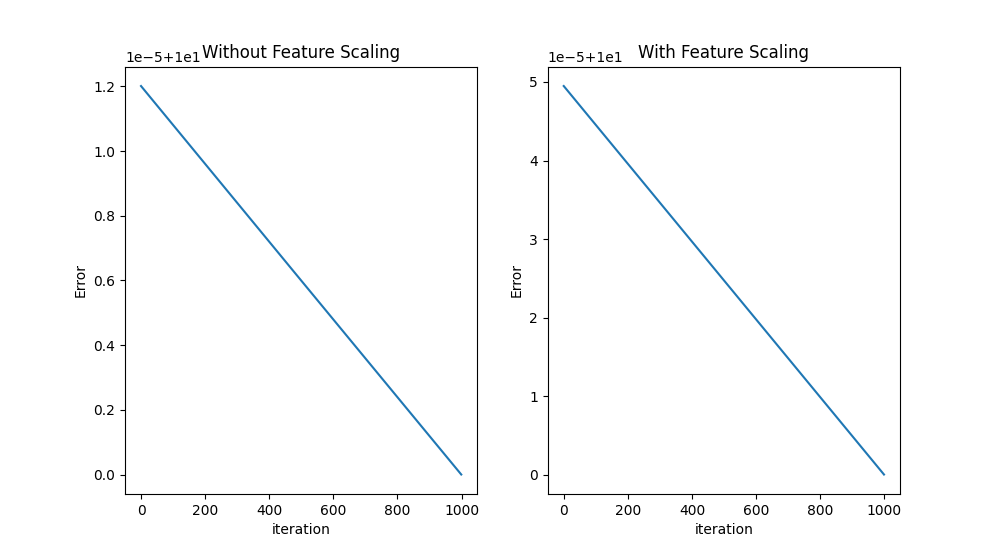

Write the Python code that produced this figure.
import numpy
import matplotlib.pyplot as plt
import pandas
from math import sqrt

def expected_value(features_matrix, final_mat):
	exp_value = numpy.matmul(features_matrix, final_mat)
	exp_value = 1/(1 + numpy.exp(-exp_value))
	return exp_value

def feature_derivative(errors, feature):
	derivative = numpy.sum(errors*feature)
	return derivative


def batchGDA(features_matrix, output, alpha, epsilon, max_iter, initial_weights):
	converge = False
	weights = initial_weights
	m = features_matrix.shape[0]
	itr = 0

	J = (abs(expected_value(features_matrix, weights) - output)).sum()
	arr = []
	while not converge:
		prediction = expected_value(features_matrix, weights)
		errors = prediction - output

		grad = numpy.zeros(len(weights))

		for i in range(len(weights)):
			derivative = feature_derivative(errors, features_matrix[:, i])
			grad[i] = (1.0/m)*derivative

		temp = numpy.zeros(len(weights))

		for i in range(len(weights)):
			temp[i] = weights[i] - alpha*grad[i]

		for i in range(len(weights)):
			weights[i] = temp[i]

		e = (abs(expected_value(features_matrix, weights) - output)).sum()
		arr.append(e)
		if abs(J-e) <= epsilon:
			print("Converged, iteration :", itr)
			converge = True

		J = e
		itr += 1
		#print(J)

		if itr == max_iter:
			print("Max limit exceeded !")
			converge = True
	vec = numpy.array(arr)
	return(weights, vec)

def get_np_data(data_frame, features, output):
	data_frame['constant'] = 1 #adding a constant column
	features = ['constant'] + features #adding constant feature
	#selecting the columns related to features
	df_features = data_frame[features]
	#converting it to numpy matrix
	features_matrix = df_features.to_numpy()
	#now the output
	out = data_frame[output]
	out_arr = out.to_numpy()
	return (features_matrix, out_arr)


def scaling(features_matrix):
	m = features_matrix.shape[0]
	for i in range(len(features_matrix[0])) :
		if i == 0:
			continue
		feature = features_matrix[:, i]
		avg = feature.mean()
		vari = sqrt((1/m)*((feature - avg)**2).sum())
		features_matrix[:, i] = (feature - avg)/vari

	return features_matrix


df = pandas.read_csv("Academic_data.csv")
train, test = df[:round(len(df)*0.7)], df[round(len(df)*0.7):]
figure, axis = plt.subplots(1, 2)

#modeling data
features_matrix, output = get_np_data(train, ['score1', 'score2'], 'label')
test_features, test_output = get_np_data(test, ['score1', 'score2'], 'label')

alpha = 6e-8
epsilon = 4e-8
max_iter = 2e6

# predictor
initial_weights = numpy.zeros(len(features_matrix[0]))
weights, vec = batchGDA(features_matrix, output, alpha, epsilon, max_iter, initial_weights)
print("weights :", weights)

#prediction on testing data

exp_output = expected_value(test_features, weights)
err = abs(exp_output - test_output)
correct = len(err[err <= 0.5])
acc = correct*100/len(err)
print("Test accuracy :", round(acc, 2),"%")

axis[0].plot(range(1000), (vec[len(vec)-1000:]/vec[len(vec)-1])*10, '-')
axis[0].set_title("Without Feature Scaling")
axis[0].set_xlabel('iteration')
axis[0].set_ylabel('Error')

#after scaling
print("----------------------------------------------------------------------------")
print("After scaling")
features_matrix_sc = features_matrix
features_matrix_sc = scaling(features_matrix_sc)
initial_weights_sc = numpy.ones(len(features_matrix_sc[0]))
weights_sc, vec_sc = batchGDA(features_matrix_sc, output, alpha, epsilon, max_iter, initial_weights_sc)
print("weights :", weights_sc)

test_features_sc = test_features
test_features_sc = scaling(test_features_sc)

exp_output_sc = expected_value(test_features_sc, weights_sc)
err_sc = abs(exp_output_sc - test_output)
correct_sc = len(err_sc[err_sc <= 0.5])
acc_sc = correct_sc*100/len(err_sc)
print("Test accuracy :", round(acc_sc, 2),"%")

axis[1].plot(range(1000), (vec_sc[len(vec_sc)-1000:]/vec_sc[len(vec_sc)-1])*10, '-')
axis[1].set_title("With Feature Scaling")
axis[1].set_xlabel('iteration')
axis[1].set_ylabel('Error')

#plotting
figure.set_size_inches(10, 6)
plt.show()
